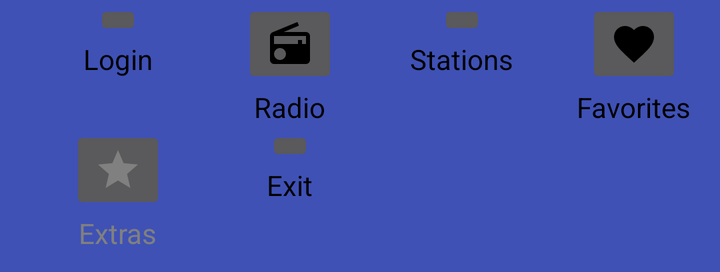
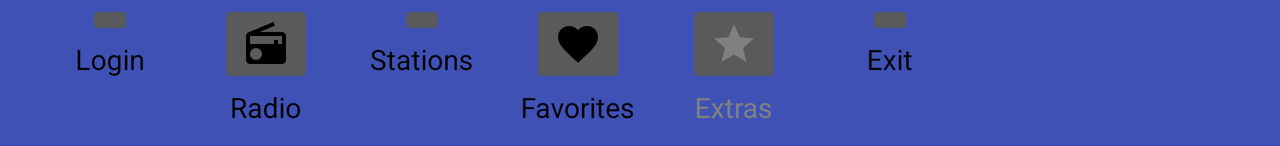

One screen, two layout resources from the same app: the default and the repository's alternative for another configuration. Each is rendered where Android would select it; the XML of both is given below.
<!-- AndroidManifest.xml: application theme AppTheme -->
<!-- res/layout/tool_bar_activity.xml -->
<?xml version="1.0" encoding="utf-8"?>

<android.support.design.widget.AppBarLayout
    xmlns:android="http://schemas.android.com/apk/res/android"
    xmlns:app="http://schemas.android.com/apk/res-auto"
    android:layout_width="match_parent"
    android:layout_height="wrap_content"
    android:theme="@style/ThemeOverlay.AppCompat.Dark.ActionBar">

    <android.support.v7.widget.Toolbar
        android:id="@+id/toolbar"
        android:layout_width="match_parent"
        android:layout_height="wrap_content"
        android:background="?attr/colorPrimary"
        android:minHeight="?attr/actionBarSize"
        app:layout_scrollFlags="scroll|enterAlways"
        app:popupTheme="@style/ThemeOverlay.AppCompat.Light"
        app:titleTextAppearance="@style/ToolbarTitle">


        <LinearLayout
            android:layout_width="match_parent"
            android:layout_height="wrap_content"
            android:layout_marginBottom="10dp"
            android:orientation="vertical">

            <LinearLayout
                android:layout_width="match_parent"
                android:layout_height="wrap_content"
                android:orientation="horizontal">

                <LinearLayout
                    android:layout_width="0dp"
                    android:layout_height="wrap_content"
                    android:layout_weight="1"
                    android:orientation="vertical">

                    <ImageButton
                        android:id="@+id/login"
                        android:layout_width="wrap_content"
                        android:layout_height="wrap_content"
                        android:layout_gravity="center_horizontal"
                        app:srcCompat="@drawable/login" />

                    <TextView
                        android:id="@+id/login_text"
                        android:layout_width="wrap_content"
                        android:layout_height="wrap_content"
                        android:textColor="@color/colorEnabled"
                        android:layout_gravity="center_horizontal"
                        android:text="@string/login"
                        />
                </LinearLayout>

                <LinearLayout
                    android:layout_width="0dp"
                    android:layout_height="wrap_content"
                    android:layout_weight="1"
                    android:orientation="vertical">

                    <ImageButton
                        android:id="@+id/radio"
                        android:layout_width="wrap_content"
                        android:layout_height="wrap_content"
                        android:layout_gravity="center_horizontal"
                        app:srcCompat="@drawable/radio" />

                    <TextView
                        android:id="@+id/radio_text"
                        android:layout_width="wrap_content"
                        android:layout_height="wrap_content"
                        android:textColor="@color/colorEnabled"
                        android:layout_gravity="center_horizontal"
                        android:text="@string/radio_text"
                        />
                </LinearLayout>

                <LinearLayout
                    android:layout_width="0dp"
                    android:layout_height="wrap_content"
                    android:layout_weight="1"
                    android:orientation="vertical">

                    <ImageButton
                        android:id="@+id/stations"
                        android:layout_width="wrap_content"
                        android:layout_height="wrap_content"
                        android:layout_gravity="center_horizontal"
                        app:srcCompat="@drawable/speedometer" />

                    <TextView
                        android:id="@+id/stations_text"
                        android:layout_width="wrap_content"
                        android:layout_height="wrap_content"
                        android:textColor="@color/colorEnabled"
                        android:layout_gravity="center_horizontal"
                        android:text="@string/stations_text"
                        />
                </LinearLayout>

                <LinearLayout
                    android:layout_width="0dp"
                    android:layout_height="wrap_content"
                    android:layout_weight="1"
                    android:orientation="vertical">

                    <ImageButton
                        android:id="@+id/favorites"
                        android:layout_width="wrap_content"
                        android:layout_height="wrap_content"
                        android:layout_gravity="center_horizontal"
                        app:srcCompat="@drawable/favorites" />

                    <TextView
                        android:id="@+id/favorites_text"
                        android:layout_width="wrap_content"
                        android:layout_height="wrap_content"
                        android:textColor="@color/colorEnabled"
                        android:layout_gravity="center_horizontal"
                        android:text="@string/favorites_text"
                        />
                </LinearLayout>
            </LinearLayout>

            <LinearLayout
                android:layout_width="match_parent"
                android:layout_height="wrap_content"
                android:orientation="horizontal">

                <LinearLayout
                    android:layout_width="0dp"
                    android:layout_height="wrap_content"
                    android:layout_weight="1"
                    android:orientation="vertical">

                    <ImageButton
                        android:id="@+id/extras"
                        android:layout_width="wrap_content"
                        android:layout_height="wrap_content"
                        android:layout_gravity="center_horizontal"
                        app:srcCompat="@drawable/extras_disabled" />

                    <TextView
                        android:id="@+id/extras_text"
                        android:layout_width="wrap_content"
                        android:layout_height="wrap_content"
                        android:textColor="@color/colorDisabled"
                        android:layout_gravity="center_horizontal"
                        android:text="@string/extras_text"
                        />
                </LinearLayout>

                <LinearLayout
                    android:layout_width="0dp"
                    android:layout_height="wrap_content"
                    android:layout_weight="1"
                    android:orientation="vertical">

                    <ImageButton
                        android:id="@+id/exit"
                        android:layout_width="wrap_content"
                        android:layout_height="wrap_content"
                        android:layout_gravity="center_horizontal"
                        app:srcCompat="@drawable/power" />

                    <TextView
                        android:id="@+id/exit_text"
                        android:layout_width="wrap_content"
                        android:layout_height="wrap_content"
                        android:textColor="@color/colorEnabled"
                        android:layout_gravity="center_horizontal"
                        android:text="@string/exit_text"
                        />
                </LinearLayout>

                <LinearLayout
                    android:layout_width="0dp"
                    android:layout_height="wrap_content"
                    android:layout_weight="1"
                    android:orientation="vertical">

 
                </LinearLayout>

                <LinearLayout
                    android:layout_width="0dp"
                    android:layout_height="wrap_content"
                    android:layout_weight="1"
                    android:orientation="vertical">

 
                </LinearLayout>
            </LinearLayout>
        </LinearLayout>
    </android.support.v7.widget.Toolbar>
</android.support.design.widget.AppBarLayout>
<!-- resources referenced by this layout -->
<resources>
  <color name="colorDisabled">#808080</color>
  <color name="colorEnabled">#000000</color>
  <!-- drawable extras_disabled (drawable) -->
  <vector xmlns:android="http://schemas.android.com/apk/res/android"
      android:height="24dp"
      android:width="24dp"
      android:viewportWidth="24"
      android:viewportHeight="24">
      <path android:fillColor="#808080" android:pathData="M12,17.27L18.18,21L16.54,13.97L22,9.24L14.81,8.62L12,2L9.19,8.62L2,9.24L7.45,13.97L5.82,21L12,17.27Z" />
  </vector>
  <!-- drawable favorites (drawable) -->
  <vector xmlns:android="http://schemas.android.com/apk/res/android"
      android:height="24dp"
      android:width="24dp"
      android:viewportWidth="24"
      android:viewportHeight="24">
      <path android:fillColor="#000000" android:pathData="M12,21.35L10.55,20.03C5.4,15.36 2,12.27 2,8.5C2,5.41 4.42,3 7.5,3C9.24,3 10.91,3.81 12,5.08C13.09,3.81 14.76,3 16.5,3C19.58,3 22,5.41 22,8.5C22,12.27 18.6,15.36 13.45,20.03L12,21.35Z" />
  </vector>
  <!-- drawable radio (drawable) -->
  <vector xmlns:android="http://schemas.android.com/apk/res/android"
      android:height="24dp"
      android:width="24dp"
      android:viewportWidth="24"
      android:viewportHeight="24">
      <path android:fillColor="#000" android:pathData="M20,6A2,2 0 0,1 22,8V20A2,2 0 0,1 20,22H4A2,2 0 0,1 2,20V8C2,7.15 2.53,6.42 3.28,6.13L15.71,1L16.47,2.83L8.83,6H20M20,8H4V12H16V10H18V12H20V8M7,14A3,3 0 0,0 4,17A3,3 0 0,0 7,20A3,3 0 0,0 10,17A3,3 0 0,0 7,14Z" />
  </vector>
  <string name="exit_text">Exit</string>
  <string name="extras_text">Extras</string>
  <string name="favorites_text">Favorites</string>
  <string name="login">Login</string>
  <string name="radio_text">Radio</string>
  <string name="stations_text">Stations</string>
  <style name="ToolbarTitle" parent="@style/TextAppearance.Widget.AppCompat.Toolbar.Title">
          <item name="android:textSize">20sp</item>
      </style>
  <style name="AppTheme" parent="Theme.AppCompat.Light.DarkActionBar">
          
          <item name="colorPrimary">@color/colorPrimary</item>
          <item name="colorPrimaryDark">@color/colorPrimaryDark</item>
          <item name="colorAccent">@color/colorAccent</item>
      </style>
  <color name="colorPrimary">#3F51B5</color>
  <color name="colorPrimaryDark">#303F9F</color>
  <color name="colorAccent">#FF4081</color>
</resources>
<!-- res/layout-sw320dp-land/tool_bar_activity.xml (the repository's variant of the layout above) -->
<!-- drawn on the phone turned sideways -->
<?xml version="1.0" encoding="utf-8"?>

<android.support.design.widget.AppBarLayout
    xmlns:android="http://schemas.android.com/apk/res/android"
    xmlns:app="http://schemas.android.com/apk/res-auto"
    android:layout_width="match_parent"
    android:layout_height="wrap_content"
    android:theme="@style/ThemeOverlay.AppCompat.Dark.ActionBar">

    <android.support.v7.widget.Toolbar
        android:id="@+id/toolbar"
        android:layout_width="match_parent"
        android:layout_height="wrap_content"
        android:background="?attr/colorPrimary"
        android:minHeight="?attr/actionBarSize"
        app:layout_scrollFlags="scroll|enterAlways"
        app:popupTheme="@style/ThemeOverlay.AppCompat.Light"
        app:titleTextAppearance="@style/ToolbarTitle">


        <LinearLayout
            android:layout_width="match_parent"
            android:layout_height="wrap_content"
            android:layout_marginBottom="10dp"
            android:orientation="vertical">

            <LinearLayout
                android:layout_width="match_parent"
                android:layout_height="wrap_content"
                android:orientation="horizontal">

                <LinearLayout
                    android:layout_width="0dp"
                    android:layout_height="wrap_content"
                    android:layout_weight="1"
                    android:orientation="vertical">

                    <ImageButton
                        android:id="@+id/login"
                        android:layout_width="wrap_content"
                        android:layout_height="wrap_content"
                        android:layout_gravity="center_horizontal"
                        app:srcCompat="@drawable/login" />

                    <TextView
                        android:id="@+id/login_text"
                        android:layout_width="wrap_content"
                        android:layout_height="wrap_content"
                        android:textColor="@color/colorEnabled"
                        android:layout_gravity="center_horizontal"
                        android:text="@string/login"
                        />
                </LinearLayout>

                <LinearLayout
                    android:layout_width="0dp"
                    android:layout_height="wrap_content"
                    android:layout_weight="1"
                    android:orientation="vertical">

                    <ImageButton
                        android:id="@+id/radio"
                        android:layout_width="wrap_content"
                        android:layout_height="wrap_content"
                        android:layout_gravity="center_horizontal"
                        app:srcCompat="@drawable/radio" />

                    <TextView
                        android:id="@+id/radio_text"
                        android:layout_width="wrap_content"
                        android:layout_height="wrap_content"
                        android:textColor="@color/colorEnabled"
                        android:layout_gravity="center_horizontal"
                        android:text="@string/radio_text"
                        />
                </LinearLayout>

                <LinearLayout
                    android:layout_width="0dp"
                    android:layout_height="wrap_content"
                    android:layout_weight="1"
                    android:orientation="vertical">

                    <ImageButton
                        android:id="@+id/stations"
                        android:layout_width="wrap_content"
                        android:layout_height="wrap_content"
                        android:layout_gravity="center_horizontal"
                        app:srcCompat="@drawable/speedometer" />

                    <TextView
                        android:id="@+id/stations_text"
                        android:layout_width="wrap_content"
                        android:layout_height="wrap_content"
                        android:textColor="@color/colorEnabled"
                        android:layout_gravity="center_horizontal"
                        android:text="@string/stations_text"
                        />
                </LinearLayout>

                <LinearLayout
                    android:layout_width="0dp"
                    android:layout_height="wrap_content"
                    android:layout_weight="1"
                    android:orientation="vertical">

                    <ImageButton
                        android:id="@+id/favorites"
                        android:layout_width="wrap_content"
                        android:layout_height="wrap_content"
                        android:layout_gravity="center_horizontal"
                        app:srcCompat="@drawable/favorites" />

                    <TextView
                        android:id="@+id/favorites_text"
                        android:layout_width="wrap_content"
                        android:layout_height="wrap_content"
                        android:textColor="@color/colorEnabled"
                        android:layout_gravity="center_horizontal"
                        android:text="@string/favorites_text"
                        />
                </LinearLayout>
                <LinearLayout
                    android:layout_width="0dp"
                    android:layout_height="wrap_content"
                    android:layout_weight="1"
                    android:orientation="vertical">

                    <ImageButton
                        android:id="@+id/extras"
                        android:layout_width="wrap_content"
                        android:layout_height="wrap_content"
                        android:layout_gravity="center_horizontal"
                        app:srcCompat="@drawable/extras_disabled" />

                    <TextView
                        android:id="@+id/extras_text"
                        android:layout_width="wrap_content"
                        android:layout_height="wrap_content"
                        android:textColor="@color/colorDisabled"
                        android:layout_gravity="center_horizontal"
                        android:text="@string/extras_text"
                        />
                </LinearLayout>

                <LinearLayout
                    android:layout_width="0dp"
                    android:layout_height="wrap_content"
                    android:layout_weight="1"
                    android:orientation="vertical">

                    <ImageButton
                        android:id="@+id/exit"
                        android:layout_width="wrap_content"
                        android:layout_height="wrap_content"
                        android:layout_gravity="center_horizontal"
                        app:srcCompat="@drawable/power" />

                    <TextView
                        android:id="@+id/exit_text"
                        android:layout_width="wrap_content"
                        android:layout_height="wrap_content"
                        android:textColor="@color/colorEnabled"
                        android:layout_gravity="center_horizontal"
                        android:text="@string/exit_text"
                        />
                </LinearLayout>

                <LinearLayout
                    android:layout_width="0dp"
                    android:layout_height="wrap_content"
                    android:layout_weight="1"
                    android:orientation="vertical">

 
                </LinearLayout>

                <LinearLayout
                    android:layout_width="0dp"
                    android:layout_height="wrap_content"
                    android:layout_weight="1"
                    android:orientation="vertical">

 
                </LinearLayout>
            </LinearLayout>
        </LinearLayout>
    </android.support.v7.widget.Toolbar>
</android.support.design.widget.AppBarLayout>
